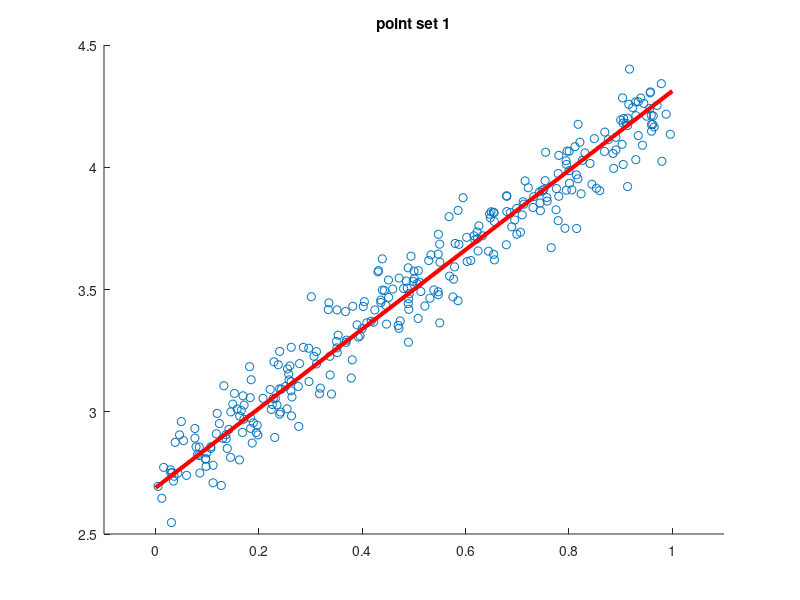

Source code (MATLAB):
% Q3(b)
% Load data and scatter plot
load points2D_Set1.mat
scatter(x,y)
hold on

%Finding Mean and subtracting from data
mx = sum(x)/size(x,1);
my = sum(y)/size(y,1);
x = x-mx;
y = y-my;

% Covariance matrix and eigen value decomposition
c = [x'*x , x'*y ; x'*y , y'*y] / size(x,1);
[V, d] = eig(c); 
d = diag(d); %converting the diagonal matrix to a vector

% Getting the direction of maximum variance(as there are only two eigen values we can use a simple if statement instead of argmax)
if d(1) > d(2)
    u =  V(:,1);
else
    u = V(:,2);
end

%Plotting the linear relationship
line(xlim, my+u(2)*(xlim-mx)/u(1) ,'LineWidth',3,'Color','red' );
xlim([-0.1 1.1]);
title("point set 1");
hold off

%Normalised mean square error
disp(sum((y - u(2)*x/u(1)).^2)/(size(x,1)*my*my))